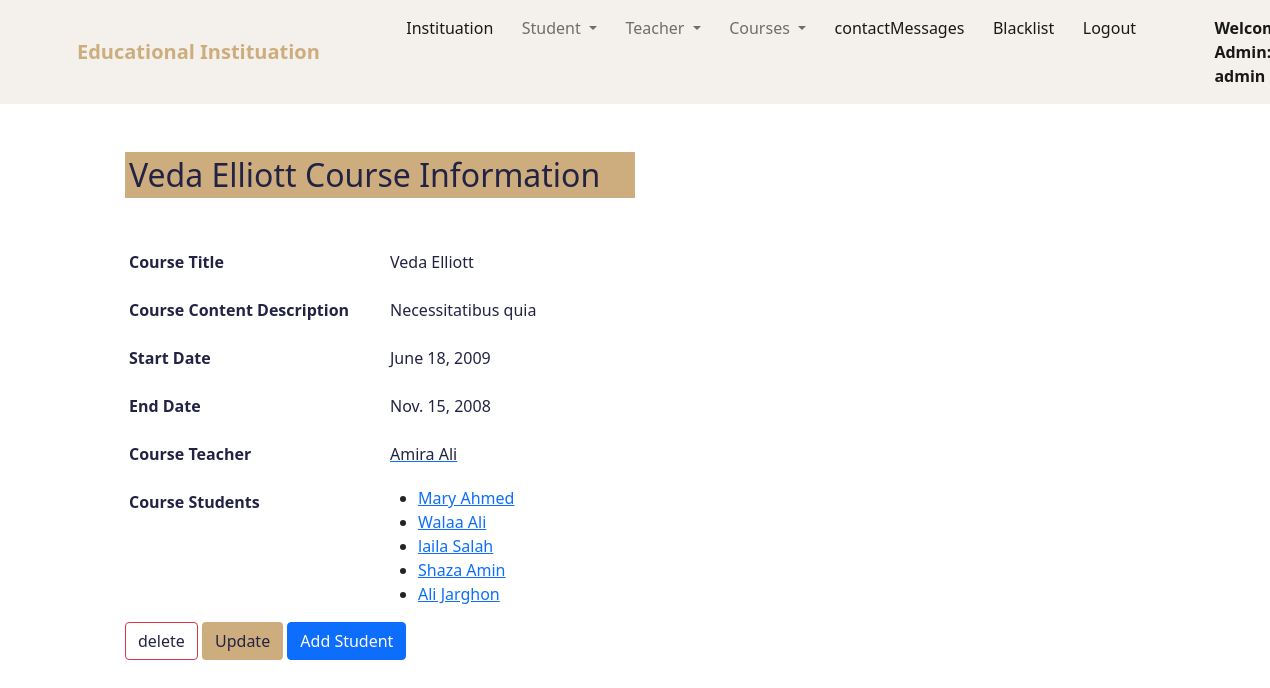
Screenshot of /course/11/ (signed in) with the database file from the repository.
### education/models.py (models this page shows, shortened)
class Course(models.Model):
    name = models.CharField(max_length=100)
    description = models.TextField()
    teacher = models.ForeignKey(Teacher, on_delete=models.CASCADE)
    students = models.ManyToManyField(Student)
    start_date = models.DateField()
    end_date = models.DateField()
    created_at = models.DateTimeField(auto_now_add=True)
    updated_at = models.DateTimeField(auto_now=True)

class Teacher(models.Model):
    user = models.OneToOneField(User, on_delete=models.CASCADE)
    teacher_id = models.IntegerField(null=True, blank=True )
    full_name = models.CharField(max_length=50,null=True, blank=True)
    image = models.ImageField(upload_to="media", blank=True)
    phone = models.CharField(max_length=15 ,null=True , blank=True)
    university = models.CharField(max_length=50 ,null=True , blank=True)
    major = models.CharField(max_length=50 ,null=True , blank=True)

class Student(models.Model):
    user = models.OneToOneField(User, on_delete=models.CASCADE)
    student_id = models.CharField(max_length=20, null=True, blank=True)
    full_name = models.CharField(max_length=50,null=True, blank=True)
    image = models.ImageField(upload_to="media", blank=True,null=True)
    phone = models.CharField(max_length=15 ,null=True, blank=True)
    university = models.CharField(max_length=50,null=True , blank=True)
    major = models.CharField(max_length=50 ,null=True , blank=True)
    address = models.CharField(max_length=100 ,null=True , blank=True)
    date_of_birth = models.DateField(null=True , blank=True)
    GENDER_CHOICES = (('male', 'male'),('female', 'female'), )
    gender = models.CharField(max_length=20,choices= GENDER_CHOICES ,null=True , blank=True)

### education/views.py (the view)
# urls.py: path('course/<int:pk>/', CourseDetailView.as_view(), name='course_detail'),
@method_decorator(user_passes_test(lambda u: u.is_superuser), name='dispatch')
class CourseDetailView(DetailView):
    model = Course
    login_required = True
    template_name = 'education/admin/course_detail.html'
    def get_context_data(self, **kwargs):
        context = super().get_context_data(**kwargs)
        context['now'] = timezone.now()
        return context

### education/templates/education/admin/course_detail.html (shortened to what this page needs)
{% extends 'education/admin/admin_navbar.html' %}
{% load static %}
{% block body %}
<section>
    <div class="container">
        <div class="row p-5 justify-content-center">
            <div class="">
                <h2 class="brown-bg p-1 dark-blue col-md-6 mb-5">{{ object.name}} Course Information</h2>
                <div class="row">
                    <div class="col-md-3">
                        <p class=" p-1 dark-blue fw-bold  hed-color ">Course Title</p>
                    </div>
                    <div class="col-md-8">
                        <p class=" p-1 dark-blue col-md-8">{{ object.name }}</p>
                    </div>
                </div>
                <div class="row">
                    <div class="col-md-3">
                        <p class=" p-1 dark-blue fw-bold  hed-color "> Course Content Description</p>
                    </div>
                    <div class="col-md-8">
                        <p class=" p-1 dark-blue col-md-8">{{object.description}}</p>
                    </div>
                </div>
                <div class="row">
                    <div class="col-md-3">
                        <p class=" p-1 dark-blue fw-bold  hed-color "> Start Date</p>
                    </div>
                    <div class="col-md-8">
                        <p class=" p-1 dark-blue col-md-8">{{ object.start_date }}</p>
                    </div>
                </div>
                <div class="row">
                    <div class="col-md-3">
                        <p class=" p-1 dark-blue fw-bold  hed-color "> End Date</p>
                    </div>
                    <div class="col-md-8">
                        <p class=" p-1 dark-blue col-md-8">{{object.end_date }}</p>
                    </div>
                </div>
                <div class="row">
                    <div class="col-md-3">
                        <p class=" p-1 dark-blue fw-bold  hed-color "> Course Teacher</p>
                    </div>
                    <div class="col-md-8">
                        <a href="{% url 'teacher-detail' object.teacher.id%}">
                            <p class=" p-1 dark-blue col-md-8">{{ object.teacher.full_name }}</p>
                        </a>
                    </div>
                </div>
                <div class="row">
                    <div class="col-md-3">
                        <p class=" p-1 dark-blue fw-bold  hed-color "> Course Students</p>
                    </div>
                    <div class="col-md-8">
                        <ul>
                            {% for student in object.students.all %}
                                <li>
                                    <a href="{% url 'student-detail' student.id %}">
                                            {{ student.full_name }}
                                        </a>
                                </li>
                            {% endfor %}
                        </ul>
                    </div>
                </div>
                <a class="btn btn-outline-danger dark-blue" href="{% url 'course-delete' course.id %}" data-mdb-toggle="tooltip" title="Remove">delete </a>
                    <a class="btn brown-bg dark-blue" href="{% url 'update-course' course.id%}" role="button">Update</a>
                    <a href="{% url 'add_student_to_course' course.id %}" class="btn btn-primary">Add Student</a>
                </div>
            </div>
        </div>
</section>
{% endblock %}

### education/templates/education/admin/admin_navbar.html (shortened to what this page needs)
<!doctype html>
{% load static %}
<html lang="en">
  <head>
    <link href="https://cdn.jsdelivr.net/npm/bootstrap@5.1.0/dist/css/bootstrap.min.css" rel="stylesheet">
    <link rel="stylesheet" href="https://cdn.datatables.net/1.10.25/css/jquery.dataTables.min.css">
    <link rel="stylesheet" href="https://cdn.datatables.net/buttons/1.7.1/css/buttons.dataTables.min.css">
    <link rel="stylesheet" href="{% static 'landingPage/style.css' %}">
    <link rel="stylesheet" href="https://cdnjs.cloudflare.com/ajax/libs/font-awesome/4.7.0/css/font-awesome.min.css">
  </head>
  <body>
    <nav class="navbar navbar-expand-lg navbar-light bg-light mynav">
        <div class="container">
          <a class="navbar-brand hed-color fw-bold" href="/">Educational Instituation</a>
          <div class="collapse navbar-collapse" id="navbarSupportedContent">
            <ul class="navbar-nav me-auto mb-2 mb-lg-0">
              <li class="nav-item">
                <a class="nav-link active" aria-current="page" href="{% url 'admin-panel' %}">Instituation</a>
              </li>
              <li class="nav-item dropdown">
                <a class="nav-link dropdown-toggle" href="#" id="navbarDropdown" role="button" data-bs-toggle="dropdown" aria-expanded="false">
                  Student
                </a>
              </li>
              <li class="nav-item dropdown">
                <a class="nav-link dropdown-toggle" href="#" id="navbarDropdown" role="button" data-bs-toggle="dropdown" aria-expanded="false">
                  Teacher
                </a>
              </li>
              <li class="nav-item dropdown">
                <a class="nav-link dropdown-toggle" href="#" id="navbarDropdown" role="button" data-bs-toggle="dropdown" aria-expanded="false">
                  Courses
                </a>
              </li>
              <li class="nav-item">
                <a class="nav-link active" aria-current="page" href="{% url 'messages_contact' %}">contactMessages</a>
              </li>
              <li class="nav-item">
                <a class="nav-link active" aria-current="page" href="{% url 'view_blacklist' %}">Blacklist</a>
              </li>
              <li class="nav-item">
                <a class="nav-link active" aria-current="page" href="{% url 'logout' %}">Logout</a>
              </li>
              <li class="nav-item">
                <a style="font-weight:600; font-family:'Segoe UI', Tahoma, Geneva, Verdana, sans-serif;" class="nav-link active" href="#">Welcome Admin: {{request.user}}</a>
              </li>
            </ul>
          </div>
        </div>
      </nav>
      {% block body %}
      {% endblock %}
  </body>
</html>

### landingPage/static/landingPage/style.css (style rules this page uses)
.mynav { background: #F4F1EC!important; }
.hed-color { color: #CDAD7D!important; }
.dark-blue { color: #222344!important; }
.brown-bg { background-color: #CDAD7D !important; }

### rows the page displays
Course: name "Veda Elliott", description "Necessitatibus quia", start_date "June 18, 2009", end_date "Nov. 15, 2008", teacher.full_name "Amira Ali"
Student: full_name "Mary Ahmed"
Student: full_name "Walaa Ali"
Student: full_name "laila Salah"
Student: full_name "Shaza Amin"
Student: full_name "Ali Jarghon"

### other values shown
{{ request.user }} "admin"
